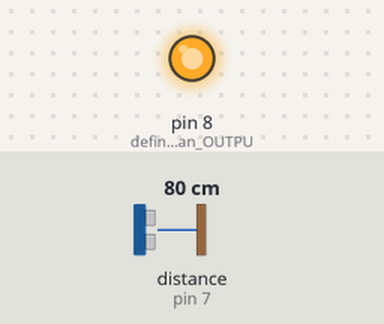
The sketch below on a simulated Arduino Uno, built with avr-gcc and run on an emulated ATmega328P. Shown: output pins drawn as LEDs (lit = HIGH). The test bench sets the inputs (shaded band); at power-on: distance to the obstacle (sensor on pin 7) 80 cm. The echo pulse lasts 58.3 µs per cm.

Above: at 1.2 s.
1.3 s: distance to the obstacle (sensor on pin 7) set to 29 cm
2.8 s: distance to the obstacle (sensor on pin 7) set to 23 cm
At 3.4 s:
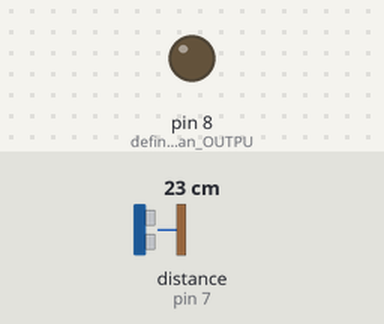
4.3 s: distance to the obstacle (sensor on pin 7) set to 35 cm
At 5.5 s:
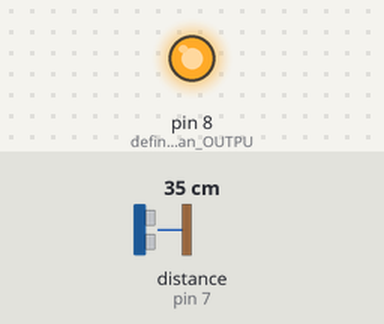
5.8 s: distance to the obstacle (sensor on pin 7) set to 2 cm
At 7.1 s:
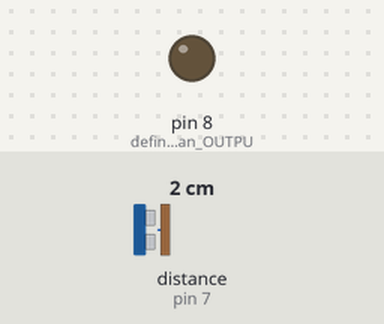
Timing chart, 0 to 8.3 s (numbered marks = the images above; inputs shaded):
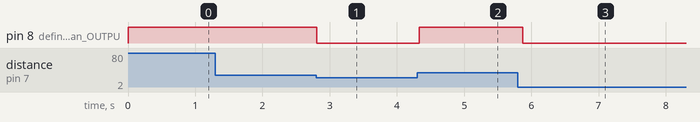

The sketch:

NewPing.ino
```cpp
#include <NewPing.h> // adds NewPing Library

#define TRIGGER_PIN 6 // sets trig pin to 6
#define ECHO_PIN 7 // sets echo pin to 7
#define MAX_DISTANCE 200 // sets max distance to 200 cm
int Value = 0;

NewPing myHC_SR04(TRIGGER_PIN, ECHO_PIN, MAX_DISTANCE);

void setup() {
  pinMode(8, OUTPUT); // defines pin 8 as an OUTPUT

 Serial.begin(9600);
}

void loop() {
     Value = myHC_SR04.ping_cm() * 5; // sets value to centimeters read in the ultrasonic sensor times 5
     analogWrite(8, Value); // dims the light based on Value
     delay(100);

}
```

Measured:
- the behaviour switches between 26 and 25 cm on distance to the obstacle (sensor on pin 7) (found by bisection; images 0 and 1)
- after the input at 1.3 s, every drawn part: stays the same
- after the input at 2.8 s, pin 8 (defines_pin_8_as_an_OUTPU): HIGH → LOW at once
- after the input at 4.3 s, pin 8 (defines_pin_8_as_an_OUTPU): LOW → HIGH at once
- after the input at 5.8 s, pin 8 (defines_pin_8_as_an_OUTPU): HIGH → LOW after 0.07 s
